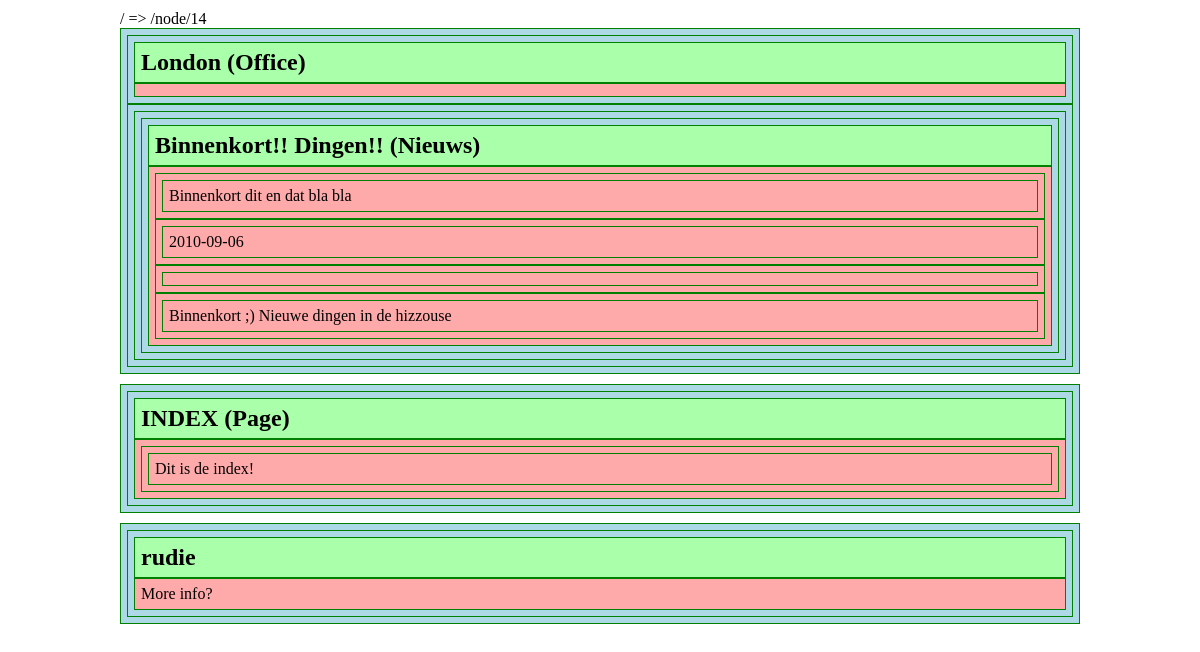
The page / on the database its author committed.
### tables this page shows
CREATE TABLE IF NOT EXISTS `regioned_blocks` (
  `region_id` int(10) unsigned NOT NULL,
  `block_id` int(10) unsigned NOT NULL,
  `o` int(11) NOT NULL DEFAULT '0',
  `condition_type` enum('always','except_on','only_on','if_true') NOT NULL DEFAULT 'always',
  `condition_value` text NOT NULL,
  PRIMARY KEY (`region_id`,`block_id`)
);

CREATE TABLE IF NOT EXISTS `nodes` (
  `id` int(10) unsigned NOT NULL AUTO_INCREMENT,
  `title` varchar(200) NOT NULL,
  `node_type_id` int(10) unsigned NOT NULL,
  `category_id` int(10) unsigned DEFAULT NULL,
  `use_node_template` varchar(60) NOT NULL DEFAULT '',
  `use_page_template` varchar(60) NOT NULL DEFAULT '',
  PRIMARY KEY (`id`),
  KEY `category_id` (`category_id`),
  KEY `node_type_id` (`node_type_id`)
);

CREATE TABLE IF NOT EXISTS `node_types` (
  `id` int(10) unsigned NOT NULL AUTO_INCREMENT,
  `node_type` varchar(40) NOT NULL,
  `node_type_name` varchar(40) NOT NULL,
  PRIMARY KEY (`id`),
  UNIQUE KEY `node_type` (`node_type`)
);

CREATE TABLE IF NOT EXISTS `node_type_fields` (
  `id` int(10) unsigned NOT NULL AUTO_INCREMENT,
  `node_type_id` int(10) unsigned NOT NULL,
  `field_machine_name` varchar(40) NOT NULL,
  `field_title` varchar(60) NOT NULL,
  `field_description` text NOT NULL,
  `field_type` varchar(40) NOT NULL,
  `mandatory` tinyint(1) unsigned NOT NULL DEFAULT '1',
  `input_format` text NOT NULL,
  `o` tinyint(3) unsigned NOT NULL DEFAULT '0',
  PRIMARY KEY (`id`),
  UNIQUE KEY `node_type_id` (`node_type_id`,`field_machine_name`)
);

CREATE TABLE IF NOT EXISTS `users` (
  `id` int(11) NOT NULL AUTO_INCREMENT,
  `username` varchar(60) NOT NULL,
  `created_on` int(11) DEFAULT NULL,
  `created_by` int(11) DEFAULT NULL,
  PRIMARY KEY (`id`)
);

### source/logic/inc.cls.renderable.php (called while the page is built, shortened)
<?php
class Renderable {
	static public function render_with_vars( $tpl, $vars ) {
		extract($vars);
		include($tpl);
	}
}

### public_html/index.php (called while the page is built, shortened)
<?php
require_once('cfg_db.php');
function is_system_path( $path ) {
	return 0 < preg_match('#^/(node|view|user)/(\d+)/?#', $path, $parrMatches) ? array_slice($parrMatches, 1, 2) : false;
}
function iterate_towards_system_path( $path, $with_404 = true ) {
	global $url_path;
	$url_path[] = $path;
	if ( is_array($arrPath = is_system_path($path)) ) {
		return $arrPath;
	}
	global $db;
	static $routes = null;
	if ( !isset($routes ) ) {
		$routes = $db->select('routes', "active = 1 ORDER BY o ASC, id DESC");
	}
	foreach ( $routes AS $r ) {
		if ( 0 < preg_match($r->from_regexp, $path, $parrMatches) ) {
			$parrMatches[0] = $r->to_url_path;
			array_push($parrMatches, $with_404);
			return iterate_towards_system_path(call_user_func_array('sprintf', $parrMatches));
		}
	}
	return false;
}
function get_system_path_object( $path ) {
	list($class, $arg) = $path;
	$page = call_user_func(array($class, 'load'), $arg);
	return $page;
}
$x = explode('?', $_SERVER['REQUEST_URI'], 2);
$szUrlPath = $x[0];
$url_path = array();
$arrSystemPath = iterate_towards_system_path($szUrlPath);
require_once('../source/logic/inc.cls.renderable.php');
require_once('../source/logic/inc.cls.page.php');
require_once('../source/logic/inc.cls.node.php');
require_once('../source/logic/inc.cls.block.php');
require_once('../source/logic/inc.cls.user.php');
require_once('../source/logic/inc.cls.view.php');
require_once('../source/logic/inc.cls.datetime.php');
if ( false === $arrSystemPath || ( false === ($page = get_system_path_object($arrSystemPath)) && false === ($page = get_system_path_object(iterate_towards_system_path('404', false))) ) ) {
	exit('404 and no 404 found');
}
$page->is_page = true;
$page->render_as_page();

### source/include/mvc3/source/include/models/db/inc.cls.db_mysqli.php (called while the page is built, shortened)
<?php
require_once(dirname(__FILE__).'/inc.cls.db_generic.php');
class db_mysqli extends db_generic {
	protected $dbCon = null;
	public function __construct( $f_szHost, $f_szUser = '', $f_szPass = '', $f_szDb = '' ) {
		$this->dbCon = new mysqli($f_szHost, $f_szUser, $f_szPass, $f_szDb);
	}
	public function escape($v) {
		return $this->dbCon->real_escape_string((string)$v);
	}
	public function query( $f_szSqlQuery ) {
		$r = $this->dbCon->query($f_szSqlQuery);
		return $r;
	}
	public function fetch( $f_szSqlQuery, $f_szClass = null ) {
		$r = $this->query($f_szSqlQuery);
		$cb = array($r, 'fetch_object');
		$cl = $f_szClass && class_exists((string)$f_szClass, true) ? array((string)$f_szClass) : array();
		$a = array();
		while ( $l = call_user_func_array($cb, $cl) ) {
			$a[] = $l;
		}
		return $a;
	}
	public function fetch_by_field( $query, $field, $class = null ) {
		$r = $this->query($query);
		$cb = array($r, 'fetch_object');
		$cl = $class && class_exists((string)$class, true) ? array((string)$class) : array();
		$a = array();
		while ( $l = call_user_func_array($cb, $cl) ) {
			$a[$l->$field] = $l;
		}
		return $a;
	}
	public function select_by_field( $tbl, $field, $where = '', $f_szClass = null ) {
		$query = 'SELECT * FROM '.$tbl.( $where ? ' WHERE '.$where : '' ).';';
		return $this->fetch_by_field($query, $field, $f_szClass);
	}
}

### source/include/mvc3/source/include/models/db/inc.cls.db_generic.php (called while the page is built, shortened)
<?php
abstract class DB_Generic {
	public function escapeAndQuote($v) {
		return "'".$this->escape((string)$v)."'";
	}
	public function select($f_szTable, $f_szWhere = '') {
		return $this->fetch('SELECT * FROM '.$f_szTable.( $f_szWhere ? ' WHERE '.$f_szWhere : '' ).';');
	}
}

### _config/cfg_db.php (called while the page is built)
<?php
require_once(CMS2_MVC3_ROOT.'/source/include/models/db/inc.cls.db_mysqli.php');
$db = new db_mysqli('localhost', 'cms2', 'cms2', 'cms2_default');

### source/logic/inc.cls.block.php (called while the page is built, shortened)
<?php
class Block extends Renderable {
	static public function load( $block ) {
		if ( is_object($block) ) {
			return new self($block);
		}
		return false;
	}
	public $block;
	public function __construct( $block ) {
		$this->block = $block;
	}
	public function source() {
		$content = call_user_func(array($this->block->type, 'load'), $this->block->content_source_id);
		return $content;
	}
	public function render() {
		$source = $this->source();
		$source->render_in_block();
	}
	public function available( $url_paths ) {
		switch ( $this->block->condition_type ) {
			case 'always':
				return true;
		}
		return false;
	}
}

### source/logic/inc.cls.node.php (called while the page is built, shortened)
<?php
class Node extends Page {
	static public function load( $id, $object = true ) {
		$node = $GLOBALS['db']->select('node_types t, nodes n', 't.id = n.node_type_id AND n.id = '.$id);
		if ( $node ) {
			return !$object ? $node[0] : new self($node[0]);
		}
		return false;
	}
	static public $__fields;
	static public function fields( $type ) {
		if ( empty(self::$__fields[$type]) ) {
			self::$__fields[$type] = $GLOBALS['db']->select_by_field('node_type_fields', 'field_machine_name', 'node_type_id = '.$type);
		}
		return self::$__fields[$type];
	}
	public function __construct( $data = null ) {
		$this->save_fields();
	}
	public function save_fields() {
		$this->_fields = self::fields($this->node_type_id);
	}
	public function render_in_view() {
		return $this->render_in_page();
	}
	public function render_in_block() {
		return $this->render_in_page();
	}
	public function render_in_page() {
		renderable::render_with_vars( $this->in_page_template(), array('node' => $this) );
	}
	public function __get( $k ) {
		return $this->$k;
	}
}

### source/logic/inc.cls.view.php (called while the page is built, shortened)
<?php
class View extends Page {
	static public function load( $id, $object = true ) {
		$view = $GLOBALS['db']->select('views', 'id = '.$id);
		if ( $view ) {
			return !$object ? $view[0] : new self($view[0]);
		}
		return false;
	}
	public function render_in_page() {
		$results = $GLOBALS['db']->fetch($this->details, $this->result_type);
		renderable::render_with_vars( $this->in_page_template(), array('view' => $this, 'results' => $results) );
	}
	public function render_in_block() {
		return $this->render_in_page();
	}
}

### source/logic/inc.cls.date.php (called while the page is built, shortened)
<?php
class Date extends DateAndTime {
	public function __construct( $date ) {
		if ( $date ) {
			$t = array(0, 0, 0);
			$d = explode('-', $date);
			$this->utc = mktime($t[0], $t[1], $t[2], $d[1], $d[2], $d[0]);
		}
	}
}

### source/logic/inc.cls.datetime.php (called while the page is built, shortened)
<?php
class DateAndTime {
	static public function fast_format( $fmt, $utc = 0 ) {
		return strftime($fmt, $utc ? $utc : time());
	}
	public $default_format = 'Y-m-d H:i:s';
	public $utc = 0;
	public function __tostring() {
		return $this->format($this->default_format);
	}
	public function format( $fmt, $or = '?' ) {
		return $this->isempty() ? $or : self::fast_format($fmt, $this->utc);
	}
	public function isempty() {
		return !$this->utc;
	}
}
require_once(dirname(__FILE__).'/inc.cls.date.php');

### source/logic/inc.cls.user.php (called while the page is built, shortened)
<?php
class User extends Page {
	static public function load( $user ) {
		if ( !is_object($user) ) {
			$user = $GLOBALS['db']->select('users', 'id = '.(int)$user);
			$user = $user[0];
		}
		return new self($user);
	}
	public function render_in_block() {
		return $this->render_in_page();
	}
	public function render_in_page() {
		renderable::render_with_vars( $this->in_page_template(), array('user' => $this) );
	}
}

### templates/default/tpl.node.php (the view)
<div class="<?if($node->is_page):?>node-is-page <?endif?>node-<?=$node->id?> node content-node node-type-<?=$node->node_type?> content-node-<?=$node->node_type?>">
	<div class="title"><h2><?=$node->title?> (<?=$node->node_type_name?>)</h2></div>
	<div class="content">
	<?foreach ( $node->_fields AS $k => $f ):?>
	<div class="field-<?=$k?>">
		<div title="<?=$f->field_title?>" class="field-content"><?=$node->$k?></div>
	</div>
	<?endforeach?>
	</div>
</div>

### templates/default/tpl.page.php (shortened to what this page needs)
<!DOCTYPE html>
<html>
<head>
</head>
<body>
<div id="wrapper">
	<p id="url_path"><?=implode(' => ', $url_path)?></p>
<div class="region" id="header">
	<?$page->render_region('header')?>
</div>
<div class="region" id="content">
	<?$page->render_in_page()?>
</div>
<div class="region" id="footer">
	<?$page->render_region('footer')?>
</div>
</div>
</body>
</html>

### source/logic/inc.cls.page.php (shortened to what this page needs)
<?php
class Page extends Renderable {
	public function render_region( $region ) {
		global $db;
		$blocks = $db->select('regions r, regioned_blocks rb, blocks b', "r.region_name = ".$db->escapeAndQuote($region)." AND r.id = rb.region_id AND rb.block_id = b.id");
		foreach ( $blocks AS $block ) {
			$block = block::load($block);
			if ( $block->available($GLOBALS['url_path']) ) {
				$block->render();
			}
		}
	}
	public function render_as_page() {
		renderable::render_with_vars($this->as_page_template(), array(
			'page' => $this,
			'url_path' => $GLOBALS['url_path'],
		));
	}
	public function as_page_template( $dir = CMS2_TEMPLATE_DIR ) {
		$templates = $this->as_page_templates();
		return $this->find_template($dir, $templates);
	}
	public function as_page_templates() {
		return array('page');
	}
}

### templates/default/tpl.view.php
<div class="view">
<?foreach($results AS $k => $result):?>
<div class="view-item view-item-<?=$k?>">
<?$result->render_in_view()?>
</div>
<?endforeach?>
</div>

### templates/default/tpl.user.php
<div class="node node-user">
	<div class="title"><h2><?=$user->username?></h2></div>
	<div class="content">
		<p>More info?</p>
	</div>
</div>

### templates/default/tpl.page.php (style rules this page uses)
* { margin:0; padding:0; }
body { padding:10px; }
div { -webkit-box-sizing:border-box; padding:6px; border:solid 1px green; }
#wrapper { max-width:960px; margin:0 auto; border:0; padding:0; }
div.node div.content { background:#faa; }
div.node div.title { background:#afa; }
#wrapper .region { background:lightblue; margin-bottom:10px; }

### rows shown on the page
regioned_blocks: nodes.title "London", node_types.node_type_name "Office"
node_type_fields: title "Binnenkort!! Dingen!!", node_type_name "Nieuws", k "Binnenkort ;) Nieuwe dingen in de hizzouse"
node_type_fields: k "Binnenkort dit en dat bla bla"
node_type_fields: k "2010-09-06"
nodes: title "INDEX", node_type.node_type_name "Page"
node_type_fields: k "Dit is de index!"
regioned_blocks: users.username "rudie"

### other values the page prints
implode(' => ', $url_path) "/ => /node/14"
